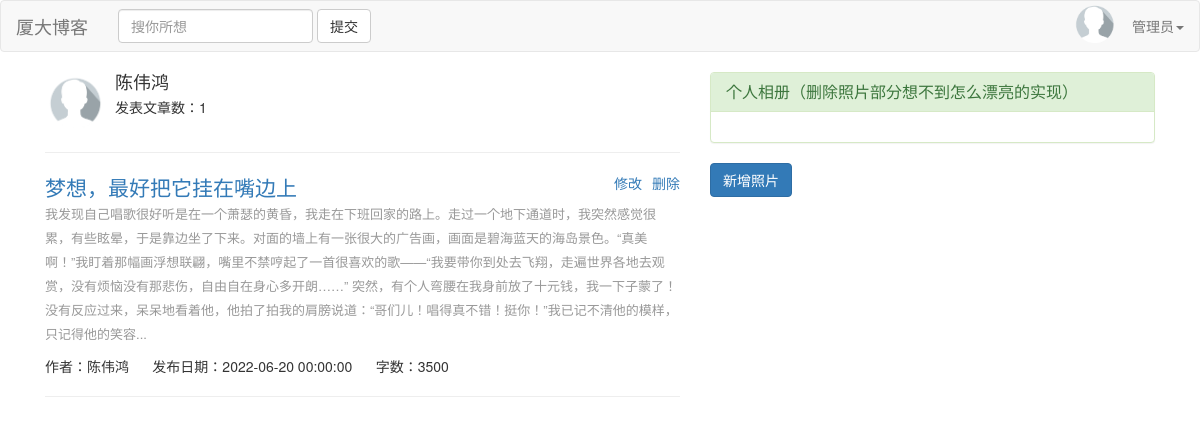
/Home_page.php (signed in), run on the app's committed database.
### tables this page shows
CREATE TABLE IF NOT EXISTS `note` (
  `noteid` int(11) NOT NULL AUTO_INCREMENT,
  `title` varchar(255) NOT NULL,
  `content` text NOT NULL,
  `userid` int(11) NOT NULL,
  `created_at` datetime NOT NULL,
  `wordcount`  int(11) NOT NULL,
  `comment_count` int(11) DEFAULT 0,
  `like_count` int(11) DEFAULT 0,
  PRIMARY KEY (`noteid`)
);

### Universal/class.php (called while the page is built, shortened)
<?php
class blog extends mysql
{
    public function __construct($link)
    {
        $this->link = $link;
    }
    public function show_notes($userid)
    {
        $this->table = 'note';
        $result = parent::select($this->table, "userid = $userid");
        $notes = array();
        while ($row = mysqli_fetch_assoc($result)) {
            $notes[] = $row;
        }
        return $notes;
    }
}
class user extends mysql
{
    public function show_profile()
    {
        $this->table = 'userinfo';
        $userid = $_SESSION['USER'];
        $where = "userid = '$userid'";
        $result = parent::select($this->table, $where);
        return $result;
    }
}
class mysql
{
    public $link = null;
    public function connect($config)
    {
        $this->link = mysqli_connect($config['dbserver'], $config['dbuser'], $config['dbpwd'], $config['dbname']);
    }
    public function select($table, $where, $ret = '*')
    {
        $sql = "SELECT $ret FROM $table WHERE $where";
        $result = mysqli_query($this->link, $sql);
        return $result;
    }
}
$user = new user();
$user->connect($config);
$blog = new blog($user->link);

### Home_page.php (the view, shortened to what this page needs)
<?php
require('Universal/class.php');
$notes = $blog->show_notes($_SESSION['USER']);
$note_num = sizeof($notes);
?>
<!DOCTYPE html>
<html>
<head>
    <link rel="stylesheet" href="https://cdn.staticfile.org/twitter-bootstrap/3.3.7/css/bootstrap.min.css">
    <link rel="stylesheet" href="./static/abstract.css">
</head>
<body">
    <?php require_once('static/nav.php'); ?>
    <div class="container">
        <div class="col-sm-7">
            <div class="media">
                <div class="media-left">
                    <a href="<?php echo $avatar; ?>"><img src="<?php echo $avatar; ?>" style="width:60px;border-radius: 50%;"></a>
                </div>
                <div class="media-body">
                    <h4 class="media-heading"><?php echo $_SESSION['USERNAME'] ?></h4>
                    <p>发表文章数：<?php echo $note_num; ?>
                    </p>
                </div>
            </div>
            <hr>
            <?php
            foreach ($notes as $note) {
                echo "
                        <a class=\"lead text-primary\" target=\"_blank\" href=\"note.php?noteid=" . $note['noteid'] . "&note_owner=" . $note['userid'] . "\">
                            " . $note['title'] . "
                            <a href=\"Home_page.php?type=1&noteid=" . $note['noteid'] . "\" style=\"float:right;\">删除</a>
                            <a href=\"Write_blog.php?type=1&noteid=" . $note['noteid'] . "\" style=\"float:right;margin-right:10px\">修改</a>
                        </a>
                        <p class=\"abstract\">" .
                    mb_substr($note['content'], 0, 250, 'utf-8') . "...
                        <br />
                        </p>
                        作者：" . $_SESSION['USERNAME'] . "&nbsp&nbsp&nbsp&nbsp&nbsp&nbsp发布日期：" . $note['created_at'] . "&nbsp&nbsp&nbsp&nbsp&nbsp&nbsp字数：" . $note['wordcount'] . "
                        <hr>";
            }
            ?>
        </div>
        <div class="col-sm-5">
            <div class="panel panel-success">
                <div class="panel-heading">
                    <h3 class="panel-title">个人相册（删除照片部分想不到怎么漂亮的实现）</h3>
                </div>
                <div class="panel-body">
                </div>
            </div>
            <button class="btn btn-primary" data-toggle="modal" data-target="#myModal">
                新增照片
            </button>
        </div>
    </div>
    </body>
</html>

### static/abstract.css (style rules this page uses)
.abstract { font-size: 13px; line-height: 24px; color: #999; }

### data on the page
note: title "梦想，最好把它挂在嘴边上", content "我发现自己唱歌很好听是在一个萧瑟的黄昏，我走在下班回家的路上。走过一个地下通道时，我突然感觉很累，有些眩晕，于是靠边坐了下来。对面的墙上有一张很大的广告画，画面是碧海蓝天的海岛景色。“真美啊！”我盯着那幅画浮想联翩，嘴里不禁哼起了一首很喜欢的歌——“我要带你到处去飞翔，走遍世界各地去观赏，没有烦恼没有那悲伤，自由自在身心多开朗……” 突然，有个人弯腰在我身前放了十元钱，我一下子蒙了！没有反应过来，呆呆地看着他，他拍了拍我的肩膀说道：“哥们儿！唱得真不错！挺你！”我已记不清他的模样，只记得他的笑容", created_at "2022-06-20 00:00:00", wordcount "3500"

### other printed values
$_SESSION['USERNAME'] "陈伟鸿"
$note_num "1"
